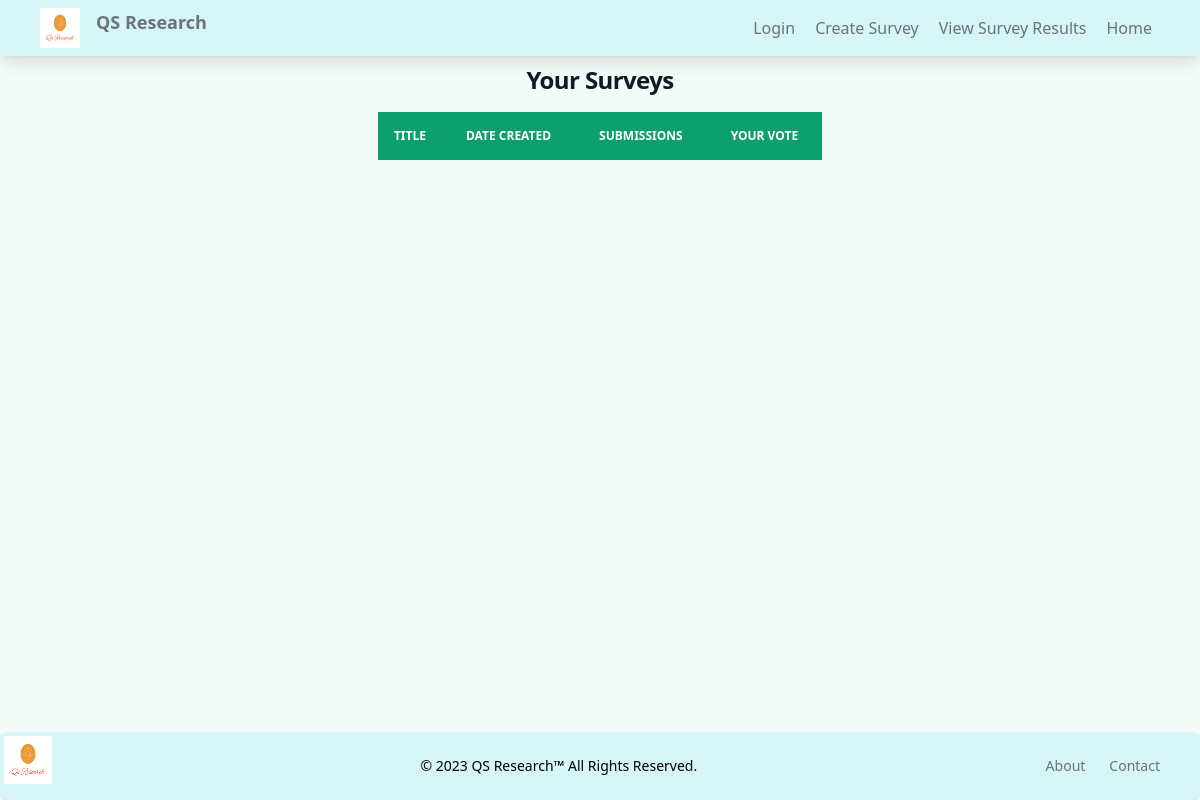
The page /myvotes/rulo on the database as committed earlier.
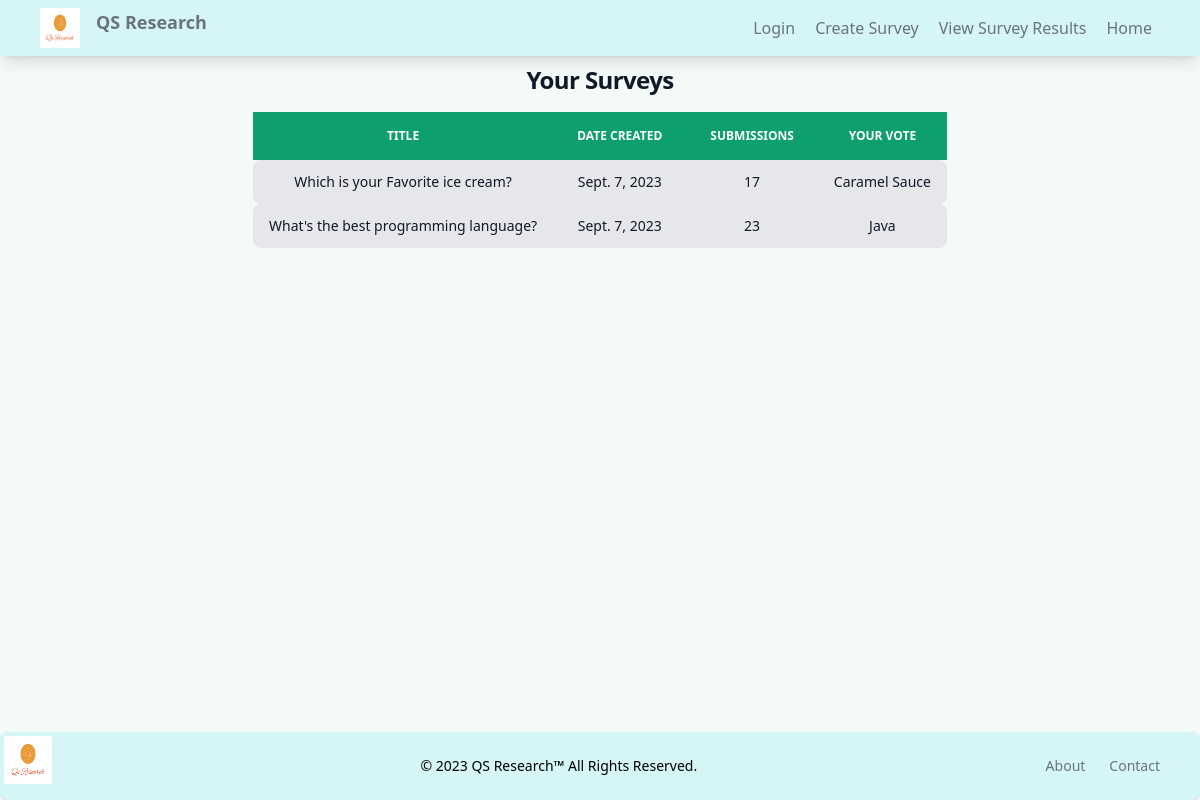
The same page on the database as committed later.
### surveyapp/models.py (models this page shows, shortened)
class Uservotes(models.Model):
    class Meta:
        unique_together = (('username', 'answer'),)
    question_name = models.ForeignKey(Survey, on_delete=models.CASCADE)
    username = models.CharField(max_length=100)
    answer = models.CharField(max_length=50)

class Survey(models.Model):
    STATUSES = [
        ('Pending', 'Pending'),
        ('Running', 'Running'),
        ('Finished', 'Finished')
    ]
    id = models.IntegerField(primary_key=True)
    date = models.DateField()
    topic = models.CharField(max_length=50, default='hola')
    question = models.CharField(max_length=200)
    creator = models.CharField(max_length=100)
    submissions = models.IntegerField(default=0)
    status = models.CharField(max_length=15, choices=STATUSES, default='Pending')

### surveyapp/views.py (the view)
# urls.py: path('myvotes/<str:username>', views.Myvotes, name='myvotes'),
def Myvotes(request, username):
    user = User.objects.filter(username=username)
    print('username', username)
    items = Uservotes.objects.select_related('question').filter(username=username).values()
    votes = Uservotes.objects.select_related('question_name').filter(username=username)  # values().order_by('question_name')
    from django.db.models import F
    print('votes', votes)
    print('items',items)
    context = {'surveyinfo': votes}
    print('\n')
    print('all', all)
    return render(request, 'surveys/myvotes.html', context )

### surveyapp/templates/surveys/myvotes.html (shortened to what the changed rows need)
{% extends 'surveys/base.html' %}
  {% load static %}
{% load tailwind_tags %}  -->
{% block content %}
<h1 class="mb-4 text-center mt-2 text-2xl font-extrabold leading-none tracking-tight text-gray-900 md:text-2xl lg:text-2xl dark:text-white">Your Surveys</h1>
<table class="mx-auto py-2 text-sm text-left text-gray-500 dark:text-gray-400">
  <thead class="text-xs text-gray-700 uppercase bg-green-500 text-white first:rounded-tl-lg first:rounded-bl-lg last:rounded-tr-lg last:rounded-br-lg">
      <tr>
        <th scope="col" class="p-4 text-center">Title</th>
        <th scope="col" class="px-6 py-3 text-center">Date Created</th>
        <th scope="col" class="px-6 py-3 text-center">Submissions</th>
        <th scope="col" class="px-6 py-3 text-center">Your Vote</th>
      </tr>
    </thead>
    <tbody>
        {% for survey in surveyinfo %}
      <tr class="bg-slate-50 border-spacing">
        <td class="px-4 py-3 text-center text-gray-900 bg-gray-200 first:rounded-tl-lg first:rounded-bl-lg last:rounded-tr-lg last:rounded-br-lg">{{survey.question_name.question}}</td>
        <td class="px-4 py-3 text-center text-gray-900 bg-gray-200 first:rounded-tl-lg first:rounded-bl-lg last:rounded-tr-lg last:rounded-br-lg">{{survey.question_name.date}}</td>
        <td class="px-4 py-3 text-center text-gray-900 bg-gray-200 first:rounded-tl-lg first:rounded-bl-lg last:rounded-tr-lg last:rounded-br-lg">{{survey.question_name.submissions}}</td>
        <td class="px-4 py-3 text-center text-gray-900 bg-gray-200 first:rounded-tl-lg first:rounded-bl-lg last:rounded-tr-lg last:rounded-br-lg">{{survey.answer}}</td>
      </tr>
      {% endfor %}
    </tbody>
  </table>
{% endblock content %}

Rows that differ between the two databases and show on the page:
added Uservotes: question_name.question "Which is your Favorite ice cream?", question_name "Sept. 7, 2023", question_name.submissions "17", answer "Caramel Sauce"
added Uservotes: question_name.question "What's the best programming language?", question_name "Sept. 7, 2023", question_name.submissions "23", answer "Java"
